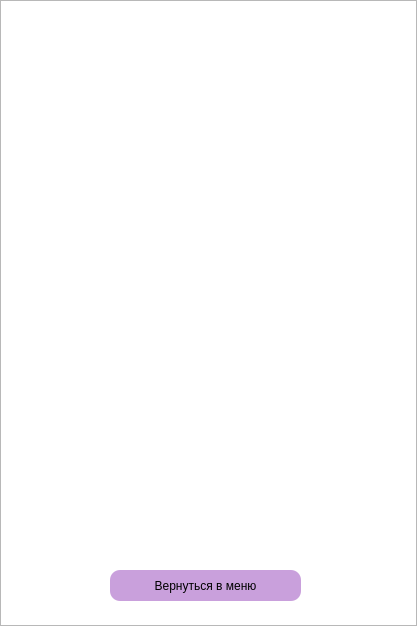
<?xml version="1.0" encoding="UTF-8"?>
<ui version="4.0">
 <class>Form</class>
 <widget class="QWidget" name="Form">
  <property name="geometry">
   <rect>
    <x>0</x>
    <y>0</y>
    <width>417</width>
    <height>626</height>
   </rect>
  </property>
  <property name="windowTitle">
   <string>Form</string>
  </property>
  <widget class="QListWidget" name="listWidget">
   <property name="geometry">
    <rect>
     <x>0</x>
     <y>0</y>
     <width>417</width>
     <height>626</height>
    </rect>
   </property>
  </widget>
  <widget class="QPushButton" name="button_toMenu">
   <property name="geometry">
    <rect>
     <x>110</x>
     <y>570</y>
     <width>191</width>
     <height>31</height>
    </rect>
   </property>
   <property name="styleSheet">
    <string notr="true">QPushButton {
    border-radius:  10px;
    background-color:  rgb(201, 160, 220);
}
</string>
   </property>
   <property name="text">
    <string>Вернуться в меню</string>
   </property>
  </widget>
 </widget>
 <resources/>
 <connections/>
</ui>
